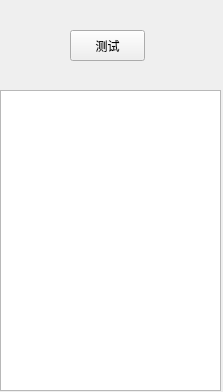
<?xml version="1.0" encoding="UTF-8"?>
<ui version="4.0">
 <class>sendMailClass</class>
 <widget class="QWidget" name="sendMailClass">
  <property name="geometry">
   <rect>
    <x>0</x>
    <y>0</y>
    <width>223</width>
    <height>392</height>
   </rect>
  </property>
  <property name="windowTitle">
   <string>sendMail</string>
  </property>
  <widget class="QPushButton" name="test_send">
   <property name="geometry">
    <rect>
     <x>70</x>
     <y>30</y>
     <width>75</width>
     <height>31</height>
    </rect>
   </property>
   <property name="text">
    <string>测试</string>
   </property>
  </widget>
  <widget class="QTextEdit" name="textEdit">
   <property name="geometry">
    <rect>
     <x>0</x>
     <y>90</y>
     <width>221</width>
     <height>301</height>
    </rect>
   </property>
  </widget>
 </widget>
 <layoutdefault spacing="6" margin="11"/>
 <resources>
  <include location="sendMail.qrc"/>
 </resources>
 <connections>
  <connection>
   <sender>test_send</sender>
   <signal>clicked(bool)</signal>
   <receiver>sendMailClass</receiver>
   <slot>CReateSocket()</slot>
   <hints>
    <hint type="sourcelabel">
     <x>118</x>
     <y>51</y>
    </hint>
    <hint type="destinationlabel">
     <x>154</x>
     <y>19</y>
    </hint>
   </hints>
  </connection>
 </connections>
 <slots>
  <slot>CReateSocket()</slot>
 </slots>
</ui>
